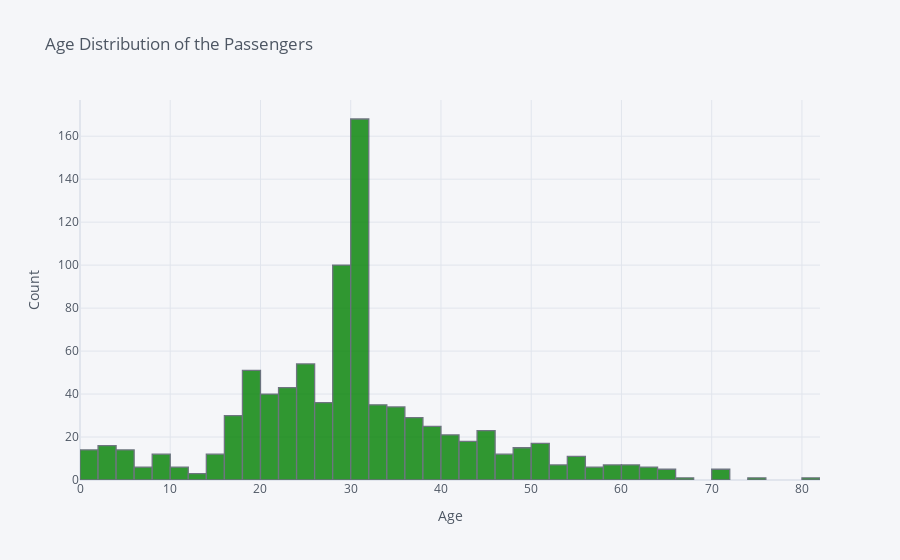

The notebook cell this image was saved under:
### Code cell
train_df['Age'].iplot(kind='hist',title='Age Distribution of the Passengers',xTitle='Age',yTitle='Count',bins=50,color='green')

### Figure 1 — Plotly figure (JSON) as saved in the notebook; plotly's stock layout.template omitted (floating-point values rounded to 4 significant figures; data arrays with more than 128 entries replaced by an {"elided": "..."} marker saying what was removed)
{"data": [{"histfunc": "count", "histnorm": "", "marker": {"color": "rgba(0, 128, 0, 1.0)", "line": {"color": "#4D5663", "width": 1.3}}, "name": "Age", "nbinsx": 50, "opacity": 0.8, "orientation": "v", "type": "histogram", "x": {"elided": "891 float values"}}], "layout": {"autosize": true, "barmode": "overlay", "legend": {"bgcolor": "#F5F6F9", "font": {"color": "#4D5663"}}, "paper_bgcolor": "#F5F6F9", "plot_bgcolor": "#F5F6F9", "title": {"font": {"color": "#4D5663"}, "text": "Age Distribution of the Passengers"}, "xaxis": {"autorange": true, "gridcolor": "#E1E5ED", "range": [0, 82], "showgrid": true, "tickfont": {"color": "#4D5663"}, "title": {"font": {"color": "#4D5663"}, "text": "Age"}, "type": "linear", "zerolinecolor": "#E1E5ED"}, "yaxis": {"autorange": true, "gridcolor": "#E1E5ED", "range": [0, 176.8], "showgrid": true, "tickfont": {"color": "#4D5663"}, "title": {"font": {"color": "#4D5663"}, "text": "Count"}, "zerolinecolor": "#E1E5ED"}}}
